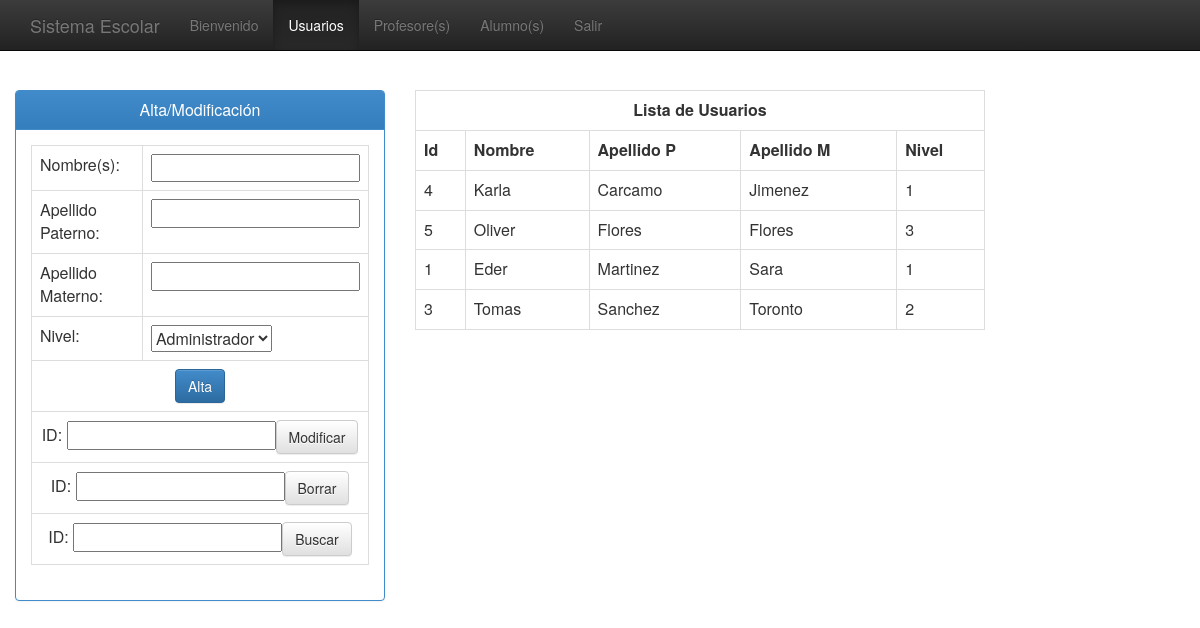
Page /TestUsuario.php on the committed database.
### tables this page shows
CREATE TABLE `usuario` (
  `id` int(11) NOT NULL AUTO_INCREMENT,
  `Nombre` varchar(250) DEFAULT NULL,
  `ApellidoPaterno` varchar(250) DEFAULT NULL,
  `ApellidoMaterno` varchar(250) DEFAULT NULL,
  `Teléfono` varchar(250) DEFAULT NULL,
  `Calle` varchar(250) DEFAULT NULL,
  `NumeroExterior` int(11) DEFAULT NULL,
  `NumeroInterior` int(11) DEFAULT NULL,
  `Colonia` varchar(250) DEFAULT NULL,
  `Municipio` varchar(250) DEFAULT NULL,
  `Estado` varchar(250) DEFAULT NULL,
  `CP` int(11) DEFAULT NULL,
  `Correo` varchar(250) DEFAULT NULL,
  `Usuario` varchar(250) DEFAULT NULL,
  `Contrasena` varchar(250) DEFAULT NULL,
  `Nivel` varchar(250) DEFAULT NULL,
  `Estatus` varchar(250) DEFAULT NULL,
  PRIMARY KEY (`id`)
);

### Usuario.php (the view, shortened to what this page needs)
<?php
class Usuario {
    public function readUsuarioG(){
        $sql01 ="SELECT * FROM usuario WHERE Estatus=1 ORDER BY ApellidoPaterno ASC";
        $result01= mysql_query($sql01) or die ("Error $sql01");
		echo"<div class=\"col-md-6\">";
        echo"<div class=table-responsive>";
         echo"<table class=\"table table-bordered\">";
            echo"<tr><td colspan=5 align='center'><strong>Lista de Usuarios</strong></td>";
            echo"<tr><th>Id</th><th>Nombre</th><th>Apellido P</th><th>Apellido M</th><th>Nivel</th></tr>";
        while($field= mysql_fetch_array($result01)) {
            $this->Id =$field['id'];
            $this->Nombre =utf8_decode($field['Nombre']);
            $this->ApellidoPaterno =utf8_decode($field['ApellidoPaterno']);
            $this->ApellidoMaterno =utf8_decode($field['ApellidoMaterno']);
            $this->Nivel =$field['Nivel'];
            echo"<tr><td>$this->Id</td><td>$this->Nombre</td><td>$this->ApellidoPaterno</td><td>$this->ApellidoMaterno</td><td> $this->Nivel</td>";
        }
		echo"</table>";
		 echo"</div>";
    }
}
?>

### rows in the picture
usuario: id "4", Nombre "Karla", ApellidoPaterno "Carcamo", ApellidoMaterno "Jimenez", Nivel "1"
usuario: id "5", Nombre "Oliver", ApellidoPaterno "Flores", ApellidoMaterno "Flores", Nivel "3"
usuario: id "1", Nombre "Eder", ApellidoPaterno "Martinez", ApellidoMaterno "Sara", Nivel "1"
usuario: id "3", Nombre "Tomas", ApellidoPaterno "Sanchez", ApellidoMaterno "Toronto", Nivel "2"
